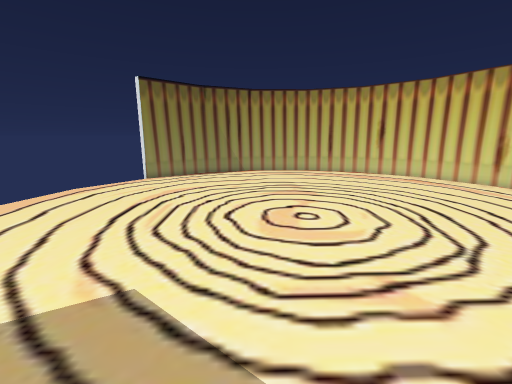
[1] (above)

13 first-person views from a walk through a 3-D level made in the Unity game engine. The camera is 1.4 m above the floor, tilts 12° down and sees 90° across. The floor is counted in squares, 0.45 m on a side. Each view is taken from the middle of a square. On the plan, view 1 faces up. The plan holds only what a view shows up to about 20 squares ahead; the rest is blank. The player character is not drawn.

[2]
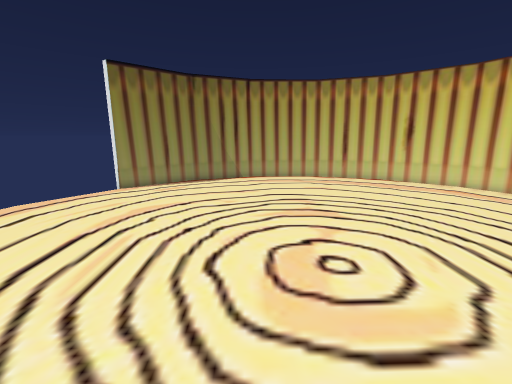

[3]
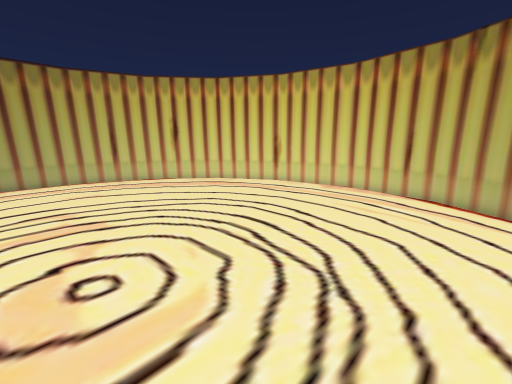

[4]
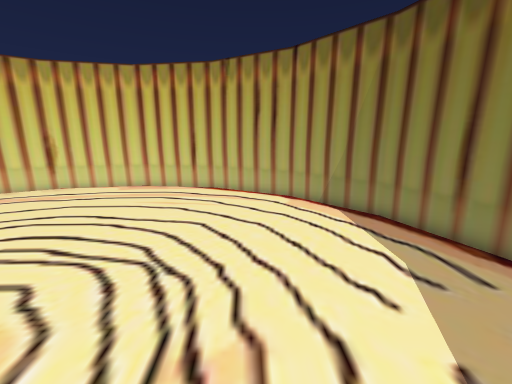

[5]
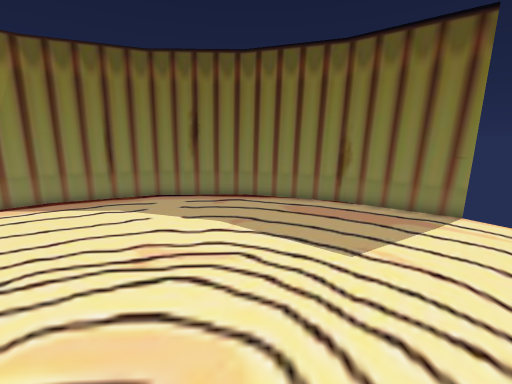

[6]
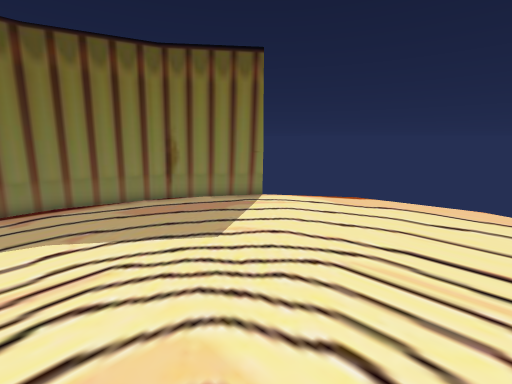

[7]
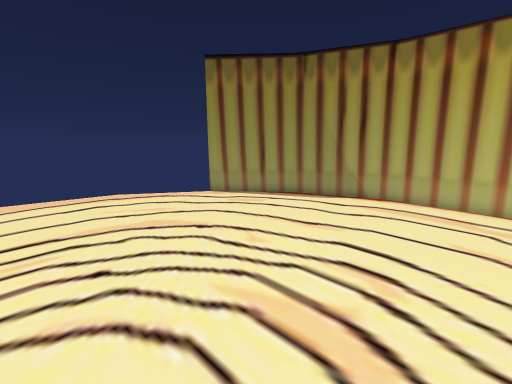

[8]
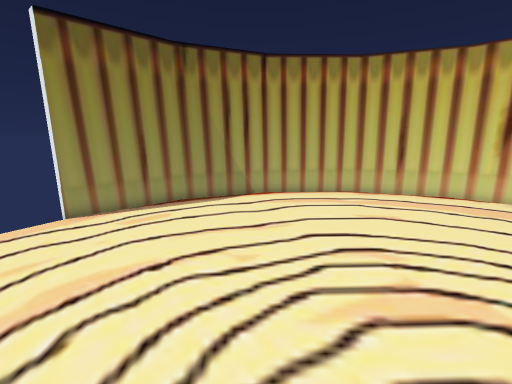

[9]
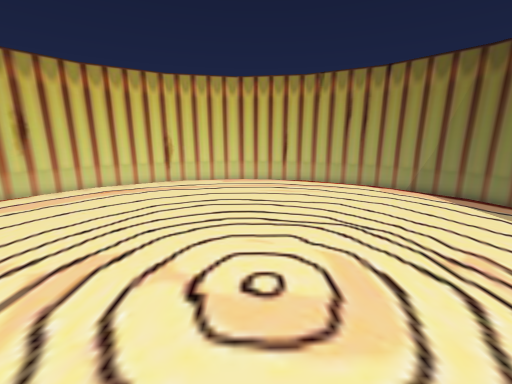

[10]
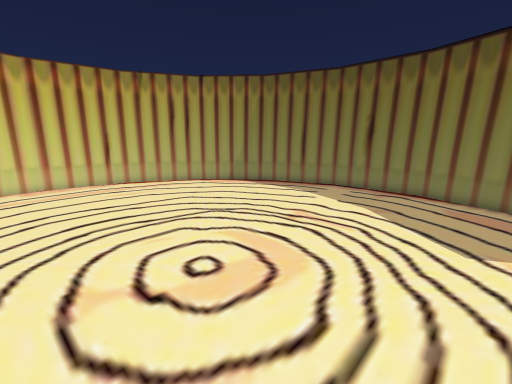

[11]
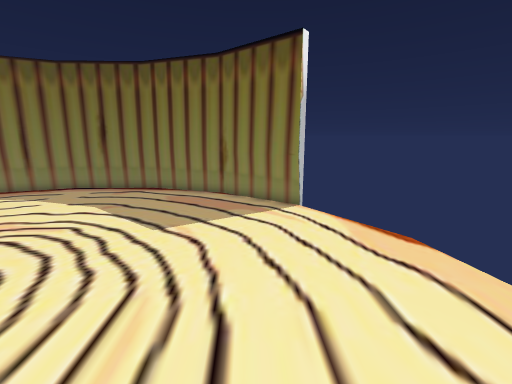

[12]
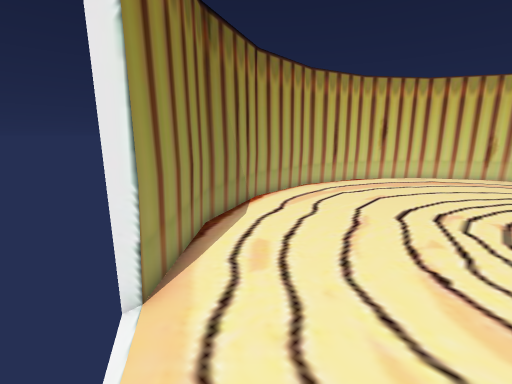

[13]
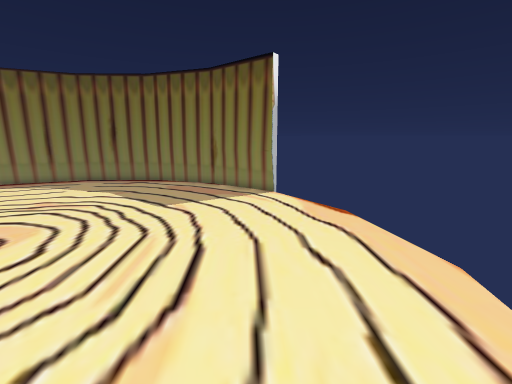

### Floor plan
Points are (right, up) in squares from view 1. A wall is a line through its corners. A room is listed if a view was taken in it or the views show most of it. See-through windows are left out.
Room 1 (views 1, 2, 3, 4, 5, 6, 7, 8, 9, 10, 11, 12, 13)
walls: (-7.9, 1.7) (-4, -1.4) (0.7, -2.9) (5.4, -2.8) (9.9, -1) (13.6, 2.3) (15.9, 6.5) (16.5, 11.3) (15.5, 16.1) (13, 20.2) (9.2, 23.2) (4.5, 24.7) (-0.2, 24.6) (-4.7, 22.8) (-8.4, 19.5) (-8.8, 19.9)
low walls: (-8, 1.5) (-6.4, 0.3)

Where each view was taken, in squares from view 1:
view 1: 0 up, 0 right, facing up
view 2: 4 up, 0 right, facing up
view 3: 4 up, 1 right, facing up-right
view 4: 4 up, 0 right, facing right
view 5: 11 up, 0 right, facing down
view 6: 11 up, 2 right, facing down-left
view 7: 11 up, 4 right, facing up-left
view 8: 10 up, 1 left, facing up
view 9: 10 up, 3 left, facing right
view 10: 13 up, 3 left, facing down-right
view 11: 13 up, 6 left, facing down
view 12: 15 up, 10 left, facing up-right
view 13: 16 up, 7 left, facing down
